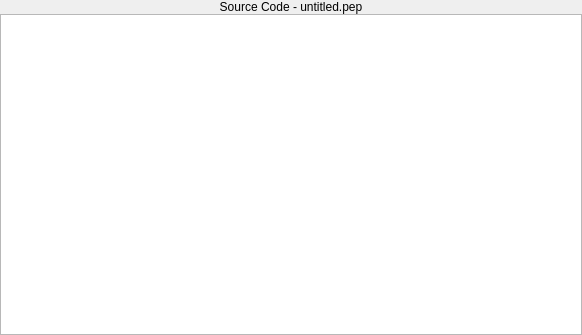
<?xml version="1.0" encoding="UTF-8"?>
<ui version="4.0">
 <class>SourceCodePane</class>
 <widget class="QWidget" name="SourceCodePane">
  <property name="geometry">
   <rect>
    <x>0</x>
    <y>0</y>
    <width>582</width>
    <height>335</height>
   </rect>
  </property>
  <property name="sizePolicy">
   <sizepolicy hsizetype="Preferred" vsizetype="Preferred">
    <horstretch>0</horstretch>
    <verstretch>0</verstretch>
   </sizepolicy>
  </property>
  <property name="windowTitle">
   <string>Form</string>
  </property>
  <layout class="QVBoxLayout">
   <property name="leftMargin">
    <number>0</number>
   </property>
   <property name="topMargin">
    <number>0</number>
   </property>
   <property name="rightMargin">
    <number>0</number>
   </property>
   <property name="bottomMargin">
    <number>0</number>
   </property>
   <item>
    <layout class="QVBoxLayout">
     <property name="spacing">
      <number>0</number>
     </property>
     <item>
      <widget class="QLabel" name="label">
       <property name="palette">
        <palette>
         <active>
          <colorrole role="Window">
           <brush brushstyle="SolidPattern">
            <color alpha="255">
             <red>104</red>
             <green>173</green>
             <blue>245</blue>
            </color>
           </brush>
          </colorrole>
         </active>
         <inactive>
          <colorrole role="Window">
           <brush brushstyle="SolidPattern">
            <color alpha="255">
             <red>104</red>
             <green>173</green>
             <blue>245</blue>
            </color>
           </brush>
          </colorrole>
         </inactive>
         <disabled>
          <colorrole role="Window">
           <brush brushstyle="SolidPattern">
            <color alpha="255">
             <red>104</red>
             <green>173</green>
             <blue>245</blue>
            </color>
           </brush>
          </colorrole>
         </disabled>
        </palette>
       </property>
       <property name="mouseTracking">
        <bool>false</bool>
       </property>
       <property name="frameShape">
        <enum>QFrame::Panel</enum>
       </property>
       <property name="frameShadow">
        <enum>QFrame::Plain</enum>
       </property>
       <property name="lineWidth">
        <number>0</number>
       </property>
       <property name="text">
        <string>Source Code - untitled.pep</string>
       </property>
       <property name="alignment">
        <set>Qt::AlignCenter</set>
       </property>
      </widget>
     </item>
     <item>
      <widget class="AsmSourceTextEdit" name="textEdit">
       <property name="sizePolicy">
        <sizepolicy hsizetype="Preferred" vsizetype="Expanding">
         <horstretch>0</horstretch>
         <verstretch>0</verstretch>
        </sizepolicy>
       </property>
       <property name="font">
        <font>
         <family>Courier</family>
         <pointsize>12</pointsize>
         <weight>50</weight>
         <italic>false</italic>
         <bold>false</bold>
         <underline>false</underline>
         <strikeout>false</strikeout>
         <kerning>false</kerning>
        </font>
       </property>
      </widget>
     </item>
    </layout>
   </item>
  </layout>
 </widget>
 <customwidgets>
  <customwidget>
   <class>AsmSourceTextEdit</class>
   <extends>QPlainTextEdit</extends>
   <header>asmsourcecodepane.h</header>
  </customwidget>
 </customwidgets>
 <resources/>
 <connections/>
</ui>
